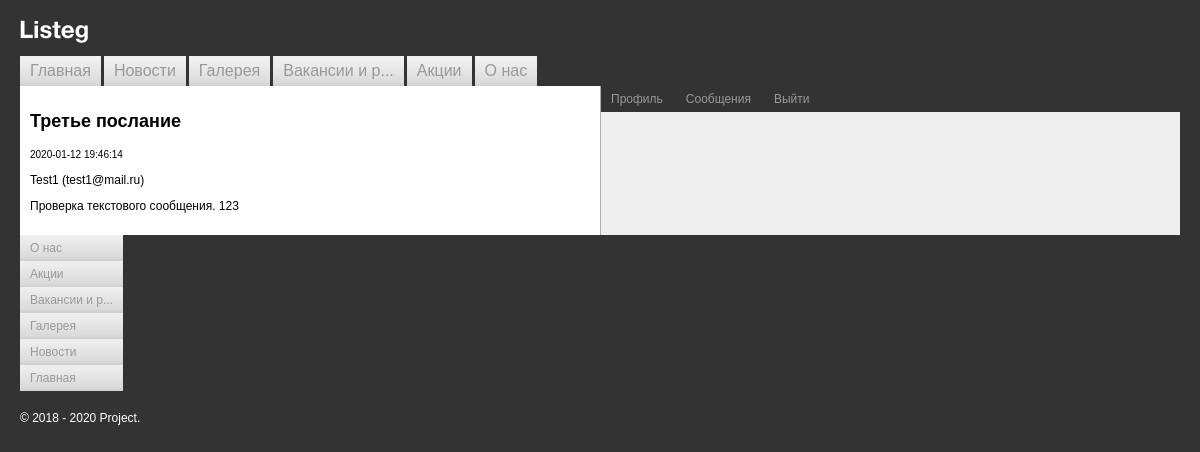
/posts/read.php?post_id=3 (signed in), run on the app's committed database.
### tables this page shows
CREATE TABLE `posts` (
  `id` int(11) NOT NULL,
  `from_user_id` int(11) NOT NULL,
  `to_user_id` int(11) NOT NULL,
  `title` varchar(255) NOT NULL,
  `text` text NOT NULL,
  `section_id` int(11) NOT NULL,
  `created_at` timestamp NOT NULL DEFAULT CURRENT_TIMESTAMP,
  `readed_at` timestamp NULL DEFAULT NULL
);

CREATE TABLE `users` (
  `id` int(11) NOT NULL,
  `active` tinyint(1) NOT NULL DEFAULT '0',
  `user_name` varchar(255) NOT NULL,
  `email` varchar(255) NOT NULL,
  `tel` varchar(20) DEFAULT NULL,
  `password` varchar(255) NOT NULL,
  `email_subscribe` tinyint(1) NOT NULL DEFAULT '0'
);

### helper/auth.php (called while the page is built, shortened)
<?php
function is_login()
{
    static $is_login = null;
    if ($is_login !== null) {
        return $is_login;
    }
    $is_login = check_login() ? true : isset($_SESSION['is_login']);
    return $is_login;
}
function check_login()
{
    if (empty($_POST['auth'])) {
        return false;
    }
    require_once $_SERVER['DOCUMENT_ROOT'] . "/helper/database.php";
    return true;
}
function check_logout()
{
    return false;
}
function is_auth()
{
    require_once $_SERVER['DOCUMENT_ROOT'] . "/helper/database.php";
    return get_user($_SESSION['email']);
}

### helper/database.php (called while the page is built, shortened)
<?php
function connect()
{
    static $connect = null;
    $connect = $connect ?? mysqli_connect(DB_HOST, DB_USER, DB_PASSWORD, DB_NAME) or die(mysqli_connect_error());
    return $connect;
}
function get_user(string $email)
{
    $email = mysqli_escape_string(connect(), $email);
    $query = "SELECT * FROM users WHERE email = '$email' ";
    $result = mysqli_query(connect(), $query);
    $user = mysqli_fetch_assoc($result);
    $user['groups'] = [];
    $query = "
        SELECT g.*
        FROM group_user as gu
        LEFT JOIN groups as g ON gu.group_id = g.id
        WHERE user_id = " . $user['id'];
    $result = mysqli_query(connect(), $query);
    while ($group = mysqli_fetch_assoc($result)) {
        $user['groups'][$group['name']] = $group['description'];
    }
    return $user;
}
function get_post(int $post_id, int $to_user_id)
{
    $to_user_id = mysqli_escape_string(connect(), $to_user_id);
    $post_id = mysqli_escape_string(connect(), $post_id);
    $query = "SELECT p.title, p.text, p.created_at, p.readed_at, u.user_name, u.email
        FROM posts as p INNER JOIN users as u ON (p.from_user_id = u.id)
        WHERE p.id = $post_id AND p.to_user_id = $to_user_id";
    $result = mysqli_query(connect(), $query);
    $post = mysqli_fetch_assoc($result);
    return $post;
}
function check_read(int $post_id)
{
    $post_id = mysqli_escape_string(connect(), $post_id);
    $date = date("Y-m-d H:i:s");
    $query = "
        UPDATE posts
        SET readed_at = '$date'
        WHERE id = $post_id";
    return mysqli_query(connect(), $query);
}

### posts/read.php (the view, shortened to what this page needs)
<?php
require_once $_SERVER['DOCUMENT_ROOT'] . "/template/header.php";
require_once $_SERVER['DOCUMENT_ROOT'] . "/helper/auth.php";
require_once $_SERVER['DOCUMENT_ROOT'] . "/helper/database.php";
?>
<?php if ($user = is_auth()) : ?>
    <?php if (isset($user['groups']['writer'])) :
        if ($post = get_post((int) $_GET['post_id'], $user['id'])) : ?>
            <h2><?= $post['title'] ?></h2>
            <small><?= $post['created_at'] ?></small><br>
            <p><?= $post['user_name'] ?> (<?= $post['email'] ?>)</p>
            <p><?= $post['text'] ?></p>
        <?php else : ?>
            <p>Нет такого сообщения</p>
        <?php endif; ?>
    <?php else : ?>
        <p>Вы можете читать сообщения после прохождения модерации</p>
    <?php endif; ?>
<?php else : ?>
    <p>У вас нет доступа к этой странице. Требуется сначала <a href="/?login=yes">войти</a></p>
<?php endif; ?>
<?php
require_once $_SERVER['DOCUMENT_ROOT'] . "/template/footer.php";

### styles.css (style rules this page uses)
body { background: #333333; padding: 20px; margin: 0; color: #000000; font-family: Arial, Helvetica, sans-serif; font-size: 12px; }

### data on the page
posts: title "Третье послание", created_at "2020-01-12 19:46:14", from_user.user_name "Test1", from_user.email "test1@mail.ru", text "Проверка текстового сообщения. 123"

### other printed values
cut_title($el['title']) "Главная"
cut_title($el['title']) "Новости"
cut_title($el['title']) "Галерея"
cut_title($el['title']) "Вакансии и р..."
cut_title($el['title']) "Акции"
cut_title($el['title']) "О нас"
